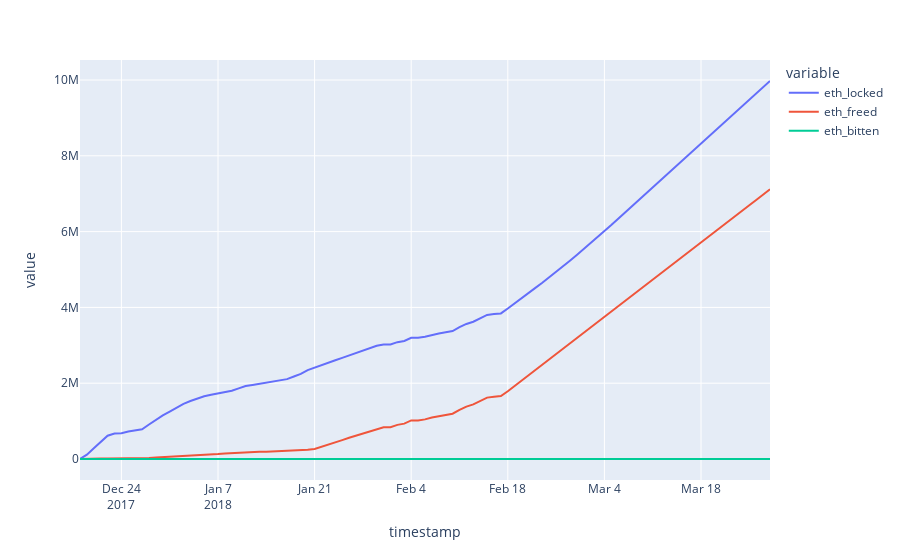

This figure's notebook cell:
### Markdown cell above
## Debt market ETH activity

### Code cell
simulation_result.plot(x='timestamp', y=['eth_locked', 'eth_freed', 'eth_bitten'])
